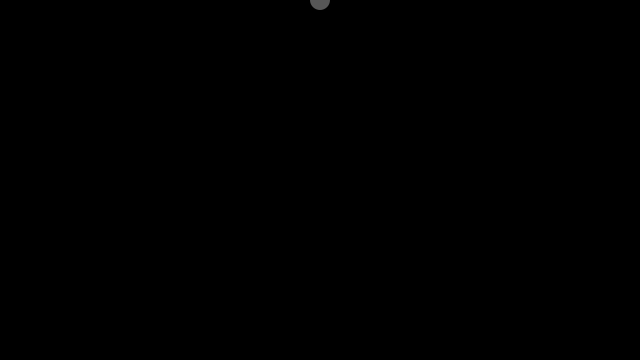
Frame 1 (no input)
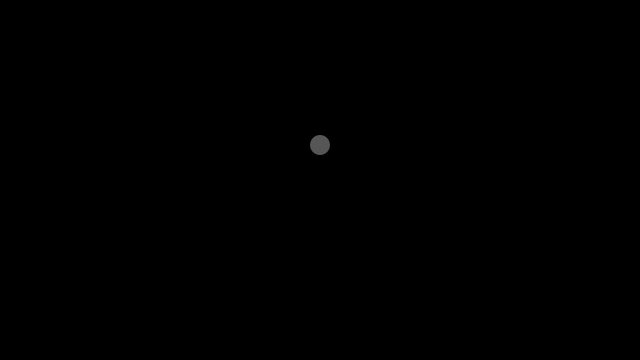
Frame 60 (the mouse pressed at the canvas centre just before this capture)
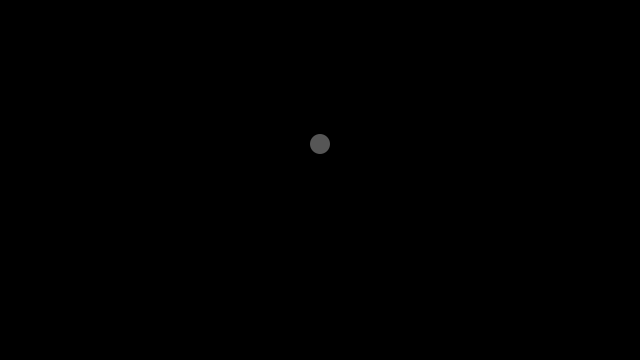
Frame 120 (the mouse held since frame 60 and released just before this capture)

The Processing sketch that drew these frames (run headless with seeded random() and noise(); from frame 60 on, the mouse is pressed at the canvas centre):

// Processing sketch: processing_126061
// ── processing_126061.pde

float velocity;
int ex,ey;
int maxheight;

void setup() {
  size(640, 360);
  noStroke();
  colorMode(RGB, height, height, height);
  rectMode(CENTER);
  velocity = 0.0;
  ex = 320;
  ey = 0;
  maxheight = 320;
}

void draw() {
  background(0.0);
  if (abs(velocity) < 1)
  {
    println(ey);
  }
  fill(122);
  ellipse(ex,ey,20,20);
  if (ey < 340)
  {
    ey += velocity;
    velocity += 0.1;
  }
  else
  {
    velocity *= -0.85;
    ey = 339;
    maxheight = 320;
  }
  

}
